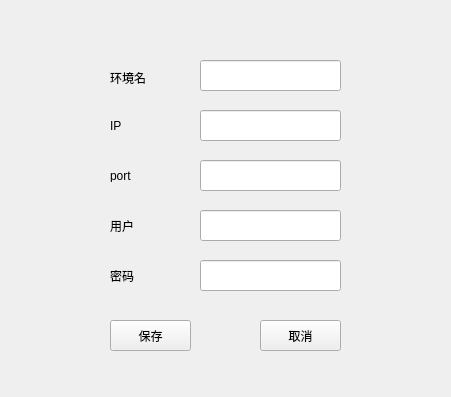
<?xml version="1.0" encoding="UTF-8"?>
<ui version="4.0">
 <class>AddServerPage</class>
 <widget class="QWidget" name="AddServerPage">
  <property name="geometry">
   <rect>
    <x>0</x>
    <y>0</y>
    <width>451</width>
    <height>397</height>
   </rect>
  </property>
  <property name="windowTitle">
   <string>新增环境</string>
  </property>
  <widget class="QLineEdit" name="le_newServerName">
   <property name="geometry">
    <rect>
     <x>200</x>
     <y>60</y>
     <width>141</width>
     <height>31</height>
    </rect>
   </property>
  </widget>
  <widget class="QLabel" name="labe_ip_3">
   <property name="geometry">
    <rect>
     <x>110</x>
     <y>70</y>
     <width>51</width>
     <height>16</height>
    </rect>
   </property>
   <property name="layoutDirection">
    <enum>Qt::LeftToRight</enum>
   </property>
   <property name="frameShape">
    <enum>QFrame::NoFrame</enum>
   </property>
   <property name="frameShadow">
    <enum>QFrame::Plain</enum>
   </property>
   <property name="text">
    <string>环境名</string>
   </property>
  </widget>
  <widget class="QPushButton" name="btn_saveServer">
   <property name="geometry">
    <rect>
     <x>110</x>
     <y>320</y>
     <width>81</width>
     <height>31</height>
    </rect>
   </property>
   <property name="text">
    <string>保存</string>
   </property>
  </widget>
  <widget class="QPushButton" name="btn_closeServer">
   <property name="geometry">
    <rect>
     <x>260</x>
     <y>320</y>
     <width>81</width>
     <height>31</height>
    </rect>
   </property>
   <property name="text">
    <string>取消</string>
   </property>
  </widget>
  <widget class="QLabel" name="label_3">
   <property name="geometry">
    <rect>
     <x>110</x>
     <y>120</y>
     <width>54</width>
     <height>12</height>
    </rect>
   </property>
   <property name="text">
    <string>IP</string>
   </property>
  </widget>
  <widget class="QLineEdit" name="le_new_ip">
   <property name="geometry">
    <rect>
     <x>200</x>
     <y>110</y>
     <width>141</width>
     <height>31</height>
    </rect>
   </property>
  </widget>
  <widget class="QLabel" name="label_4">
   <property name="geometry">
    <rect>
     <x>110</x>
     <y>170</y>
     <width>54</width>
     <height>12</height>
    </rect>
   </property>
   <property name="text">
    <string>port</string>
   </property>
  </widget>
  <widget class="QLineEdit" name="le_new_port">
   <property name="geometry">
    <rect>
     <x>200</x>
     <y>160</y>
     <width>141</width>
     <height>31</height>
    </rect>
   </property>
  </widget>
  <widget class="QLabel" name="label_5">
   <property name="geometry">
    <rect>
     <x>110</x>
     <y>220</y>
     <width>54</width>
     <height>12</height>
    </rect>
   </property>
   <property name="text">
    <string>用户</string>
   </property>
  </widget>
  <widget class="QLineEdit" name="le_new_user">
   <property name="geometry">
    <rect>
     <x>200</x>
     <y>210</y>
     <width>141</width>
     <height>31</height>
    </rect>
   </property>
  </widget>
  <widget class="QLabel" name="label_6">
   <property name="geometry">
    <rect>
     <x>110</x>
     <y>270</y>
     <width>54</width>
     <height>12</height>
    </rect>
   </property>
   <property name="text">
    <string>密码</string>
   </property>
  </widget>
  <widget class="QLineEdit" name="le_new_passwd">
   <property name="geometry">
    <rect>
     <x>200</x>
     <y>260</y>
     <width>141</width>
     <height>31</height>
    </rect>
   </property>
  </widget>
 </widget>
 <resources/>
 <connections/>
</ui>
